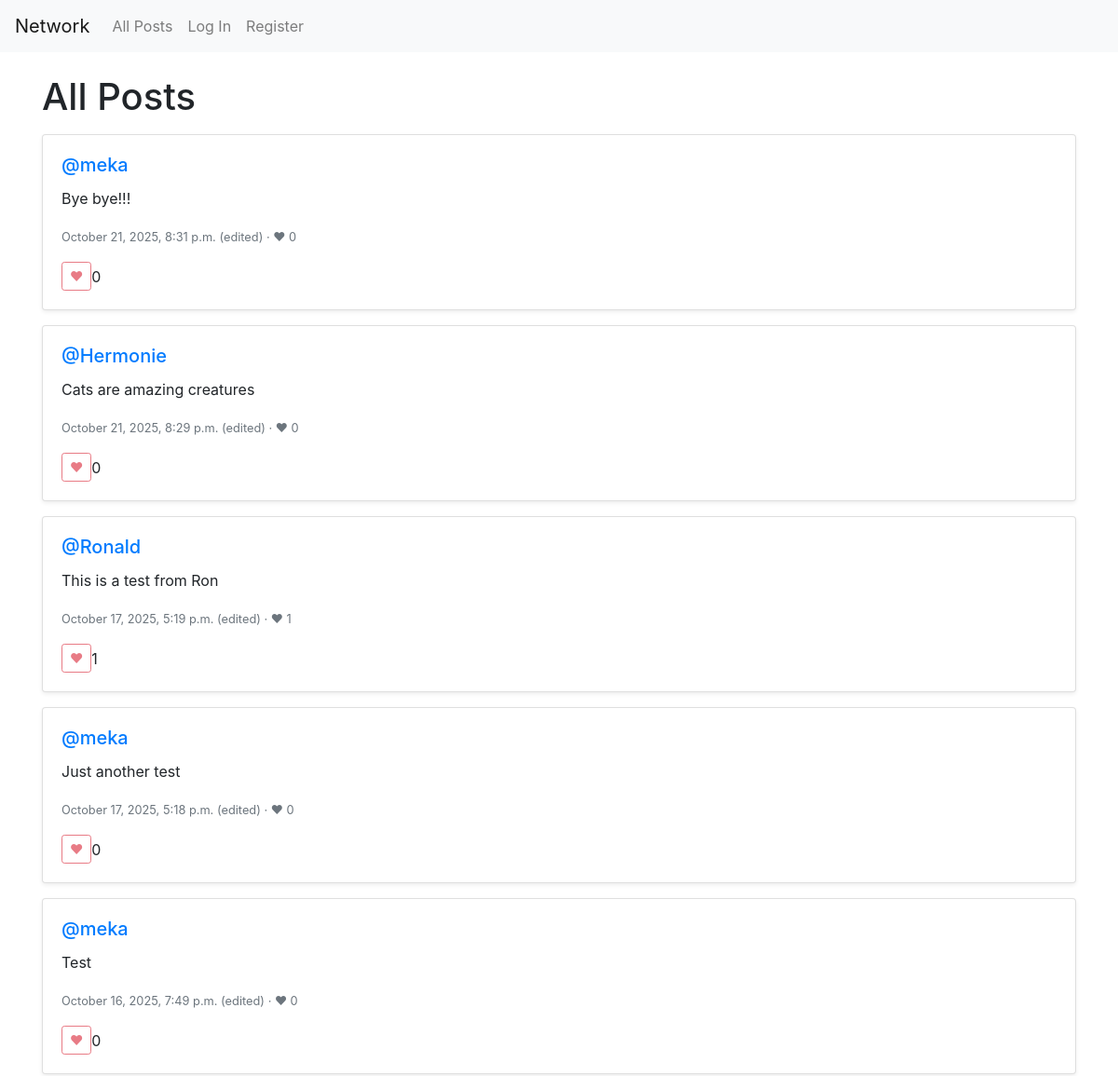
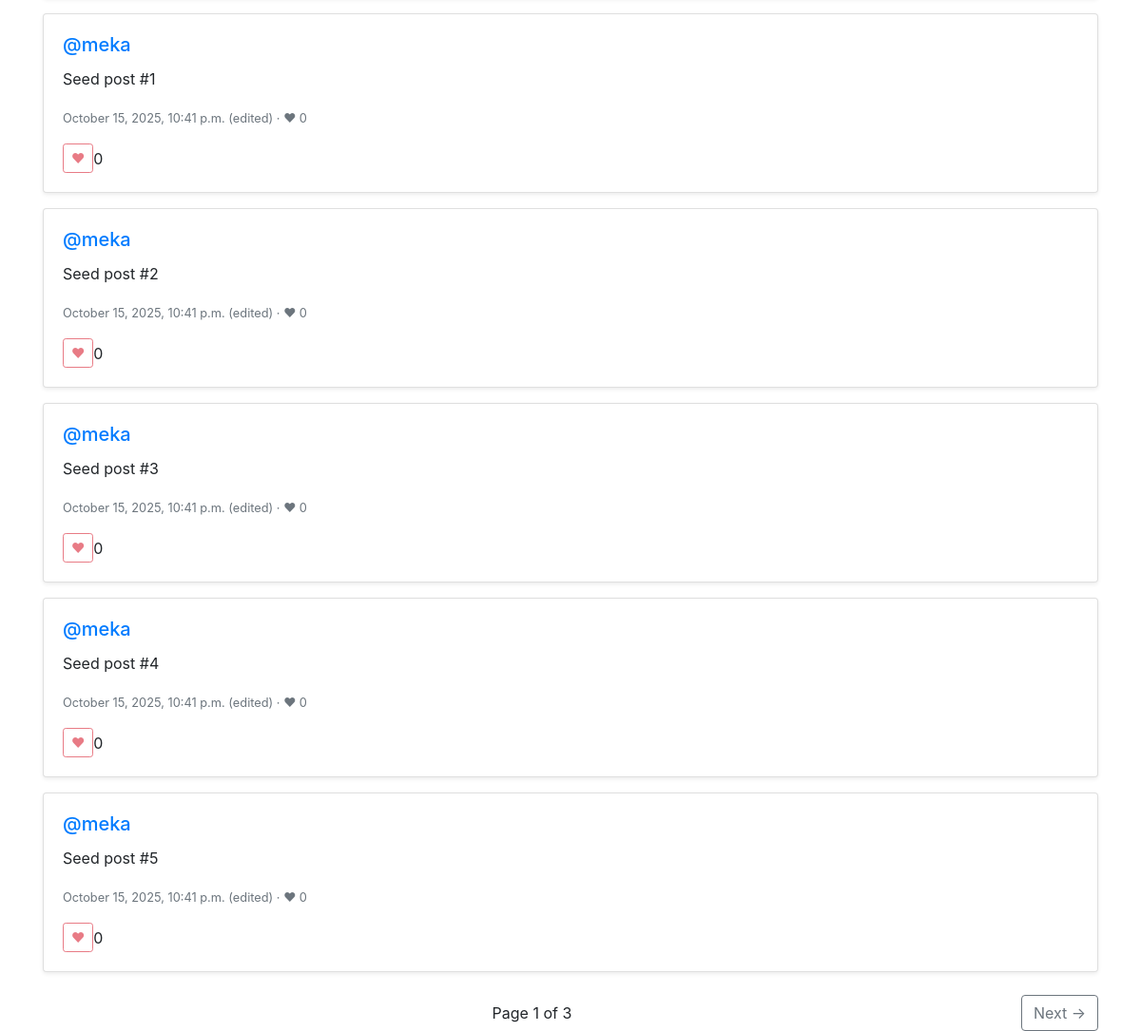
Before: / with the older database file (2 pictures, top to bottom).
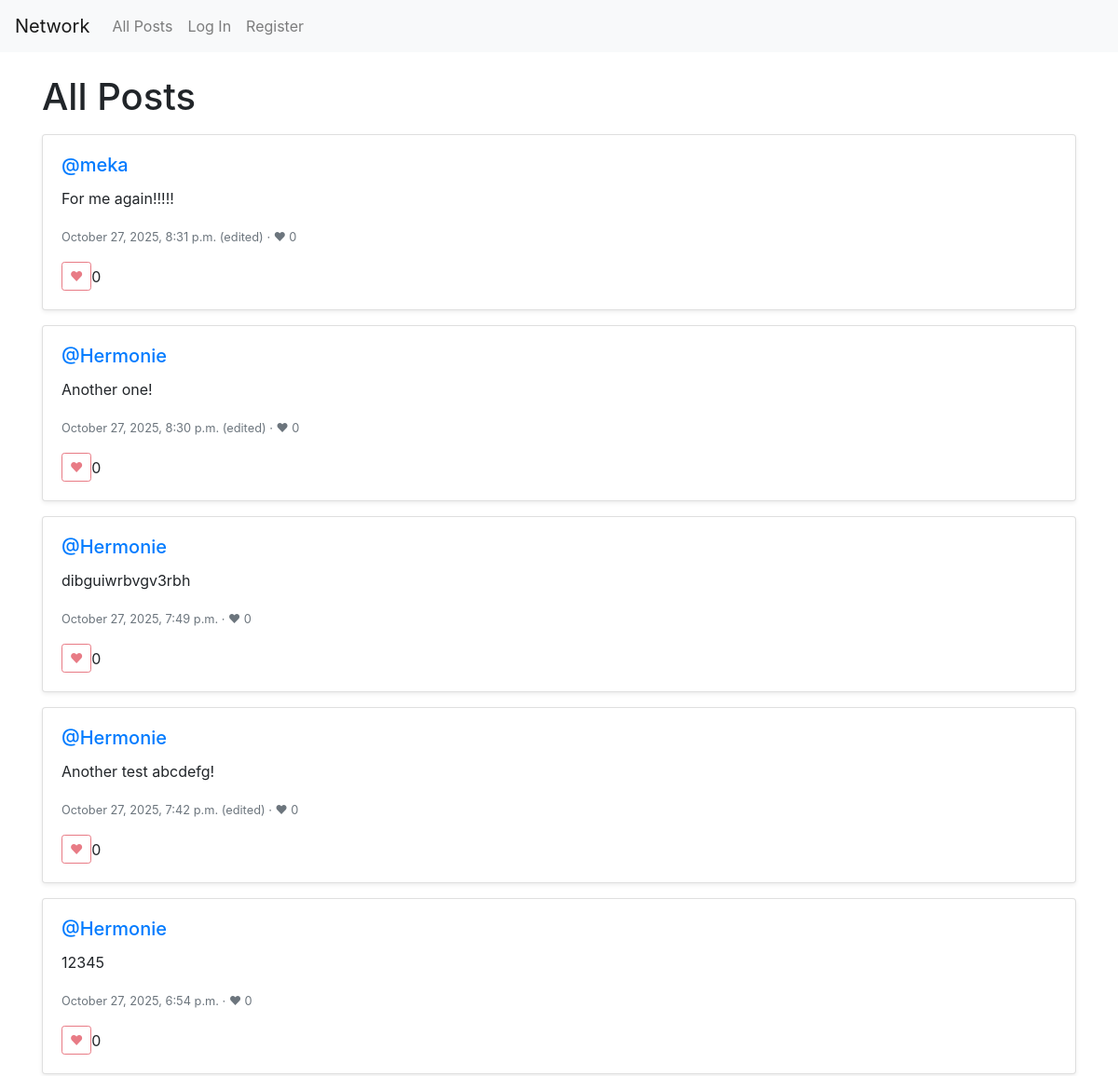
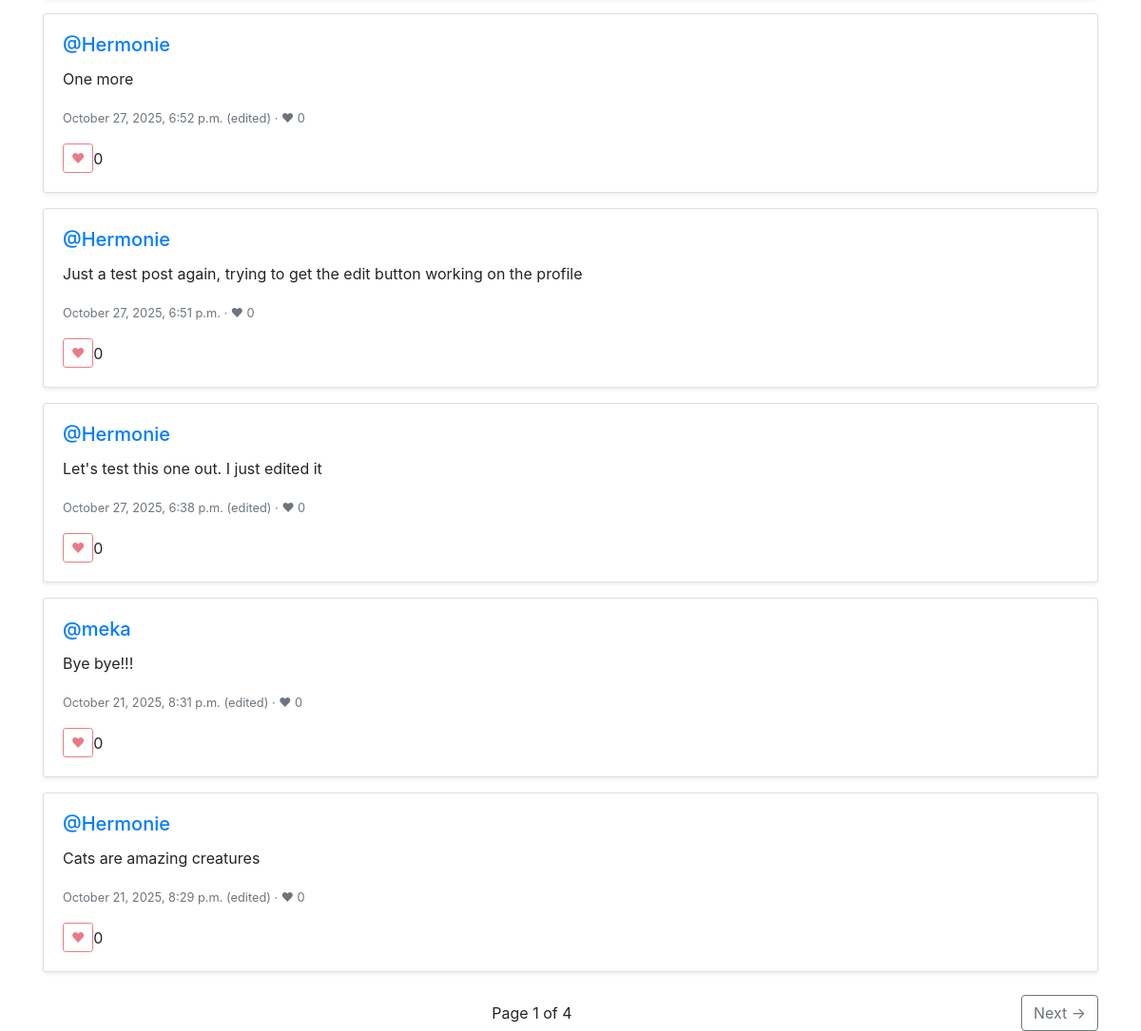
After: the same page with the newer database file (2 pictures, top to bottom).
### network/models.py (models this page shows)
class Post(models.Model):
    author = models.ForeignKey(User, on_delete=models.CASCADE, related_name='posts')
    content = models.TextField(max_length=500)
    created_at = models.DateTimeField(auto_now_add=True)
    updated_at = models.DateTimeField(auto_now=True)
    likes = models.ManyToManyField(User, related_name='liked_posts', blank=True)
    class Meta:
        ordering = ['-created_at']

class User(AbstractUser):
    following = models.ManyToManyField('self', symmetrical=False, related_name='followers', blank=True)

### network/views.py (the view)
# urls.py: path("", views.index, name="index"),
def index(request):
    qs = Post.objects.select_related("author").prefetch_related("likes").all()
    paginator = Paginator(qs, 10)
    page_number = request.GET.get("page")
    page_obj = paginator.get_page(page_number)
    return render(request, "network/index.html", {
        "page_obj": page_obj,
        "posts": page_obj.object_list,
        "total_posts": paginator.count,
    })

### network/templates/network/index.html (shortened to what this page needs)
{% extends "network/layout.html" %}
{% block body %}
<h1 class="mb-3">All Posts</h1>
<div id="post-list">
  {% for post in posts %}
  <div class="card mb-3 shadow-sm">
    <div class="card-body">
      <h5 class="card-title">
        <a href="{% url 'profile' post.author.username %}">@{{ post.author.username }}</a>
      </h5>
      <p class="card-text post-content">{{ post.content }}</p>
      <p class="card-text">
        <small class="text-muted">
          {{ post.created_at|date:"F j, Y, g:i a" }}
          {% if post.updated_at and post.updated_at > post.created_at %}(edited){% endif %}
          · ❤ {{ post.likes.count }}
        </small>
      </p>
      <div class="d-flex align-items-center gap-2">
        <button
          class="btn btn-sm btn-outline-danger like-btn {% if user.is_authenticated and user in post.likes.all %}active{% endif %}"
          data-id="{{ post.id }}"
          aria-pressed="{% if user.is_authenticated and user in post.likes.all %}true{% else %}false{% endif %}"
          {% if not user.is_authenticated %}disabled title="Log in to like"{% endif %}
        >❤</button>
        <span class="like-count" data-id="{{ post.id }}">{{ post.likes.count }}</span>
      </div>
    </div>
  </div>
  {% empty %}
  <p>No posts yet.</p>
  {% endfor %}
</div>
<nav class="d-flex justify-content-between align-items-center mt-4">
  <span>Page {{ page_obj.number }} of {{ page_obj.paginator.num_pages }}</span>
  {% if page_obj.has_next %}
  <a href="?page={{ page_obj.next_page_number }}" class="btn btn-outline-secondary">Next →</a>
  {% else %}<span></span>{% endif %}
</nav>
{% endblock %}

Changed rows visible on the page:
no longer on this page (row unchanged): Post: author.username "Ronald", content "This is a test from Ron", created_at "October 17, 2025, 5:19 p.m.", shows "(edited)", likes.count "1"
no longer on this page (row unchanged): Post: author.username "meka", content "Just another test", created_at "October 17, 2025, 5:18 p.m.", shows "(edited)", likes.count "0"
no longer on this page (row unchanged): Post: author.username "meka", content "Test", created_at "October 16, 2025, 7:49 p.m.", shows "(edited)", likes.count "0"
no longer on this page (row unchanged): Post: author.username "meka", content "Seed post #1", created_at "October 15, 2025, 10:41 p.m.", shows "(edited)", likes.count "0"
no longer on this page (row unchanged): Post: author.username "meka", content "Seed post #2", created_at "October 15, 2025, 10:41 p.m.", shows "(edited)", likes.count "0"
no longer on this page (row unchanged): Post: author.username "meka", content "Seed post #3", created_at "October 15, 2025, 10:41 p.m.", shows "(edited)", likes.count "0"
no longer on this page (row unchanged): Post: author.username "meka", content "Seed post #4", created_at "October 15, 2025, 10:41 p.m.", shows "(edited)", likes.count "0"
no longer on this page (row unchanged): Post: author.username "meka", content "Seed post #5", created_at "October 15, 2025, 10:41 p.m.", shows "(edited)", likes.count "0"
added Post: author.username "meka", content "For me again!!!!!", created_at "October 27, 2025, 8:31 p.m.", shows "(edited)", likes.count "0"
added Post: author.username "Hermonie", content "Another one!", created_at "October 27, 2025, 8:30 p.m.", shows "(edited)", likes.count "0"
added Post: author.username "Hermonie", content "dibguiwrbvgv3rbh", created_at "October 27, 2025, 7:49 p.m.", likes.count "0"
added Post: author.username "Hermonie", content "Another test abcdefg!", created_at "October 27, 2025, 7:42 p.m.", shows "(edited)", likes.count "0"
added Post: author.username "Hermonie", content "12345", created_at "October 27, 2025, 6:54 p.m.", likes.count "0"
added Post: author.username "Hermonie", content "One more", created_at "October 27, 2025, 6:52 p.m.", shows "(edited)", likes.count "0"
added Post: author.username "Hermonie", content "Just a test post again, trying to get the edit button working on the profile", created_at "October 27, 2025, 6:51 p.m.", likes.count "0"
added Post: author.username "Hermonie", content "Let's test this one out. I just edited it", created_at "October 27, 2025, 6:38 p.m.", shows "(edited)", likes.count "0"
Other visible differences:
{{ page_obj.paginator.num_pages }}: "3" → "4"
